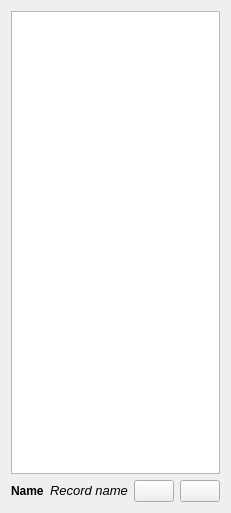
<?xml version="1.0" encoding="UTF-8"?>
<ui version="4.0">
 <class>DataBrowser</class>
 <widget class="QWidget" name="DataBrowser">
  <property name="geometry">
   <rect>
    <x>0</x>
    <y>0</y>
    <width>191</width>
    <height>513</height>
   </rect>
  </property>
  <property name="windowTitle">
   <string>BrowseFolder</string>
  </property>
  <layout class="QGridLayout" name="gridLayout">
   <item row="3" column="3">
    <widget class="QPushButton" name="btnNext">
     <property name="maximumSize">
      <size>
       <width>16777215</width>
       <height>16777215</height>
      </size>
     </property>
     <property name="toolTip">
      <string>Next record (alt+right)</string>
     </property>
     <property name="icon">
      <iconset resource="resources.qrc">
       <normaloff>:/actions/icons/next_icon.png</normaloff>:/actions/icons/next_icon.png</iconset>
     </property>
     <property name="shortcut">
      <string>Alt+Right</string>
     </property>
    </widget>
   </item>
   <item row="0" column="0" colspan="4">
    <widget class="QTableView" name="tableView"/>
   </item>
   <item row="3" column="1">
    <widget class="QLabel" name="labRecName">
     <property name="sizePolicy">
      <sizepolicy hsizetype="Expanding" vsizetype="Minimum">
       <horstretch>0</horstretch>
       <verstretch>0</verstretch>
      </sizepolicy>
     </property>
     <property name="minimumSize">
      <size>
       <width>0</width>
       <height>0</height>
      </size>
     </property>
     <property name="maximumSize">
      <size>
       <width>16777215</width>
       <height>16777215</height>
      </size>
     </property>
     <property name="font">
      <font>
       <pointsize>10</pointsize>
       <weight>50</weight>
       <italic>true</italic>
       <bold>false</bold>
       <kerning>true</kerning>
      </font>
     </property>
     <property name="text">
      <string>Record name</string>
     </property>
     <property name="textFormat">
      <enum>Qt::PlainText</enum>
     </property>
     <property name="alignment">
      <set>Qt::AlignLeading|Qt::AlignLeft|Qt::AlignVCenter</set>
     </property>
     <property name="textInteractionFlags">
      <set>Qt::LinksAccessibleByMouse|Qt::TextSelectableByMouse</set>
     </property>
    </widget>
   </item>
   <item row="3" column="2">
    <widget class="QPushButton" name="btnPrev">
     <property name="maximumSize">
      <size>
       <width>16777215</width>
       <height>16777215</height>
      </size>
     </property>
     <property name="toolTip">
      <string>Previous record (alt+left)</string>
     </property>
     <property name="layoutDirection">
      <enum>Qt::LeftToRight</enum>
     </property>
     <property name="icon">
      <iconset resource="resources.qrc">
       <normaloff>:/actions/icons/previous_icon.png</normaloff>:/actions/icons/previous_icon.png</iconset>
     </property>
     <property name="shortcut">
      <string>Alt+Left</string>
     </property>
    </widget>
   </item>
   <item row="3" column="0">
    <widget class="QLabel" name="label">
     <property name="font">
      <font>
       <weight>75</weight>
       <bold>true</bold>
      </font>
     </property>
     <property name="text">
      <string>Name</string>
     </property>
    </widget>
   </item>
  </layout>
 </widget>
 <resources>
  <include location="resources.qrc"/>
 </resources>
 <connections/>
</ui>
